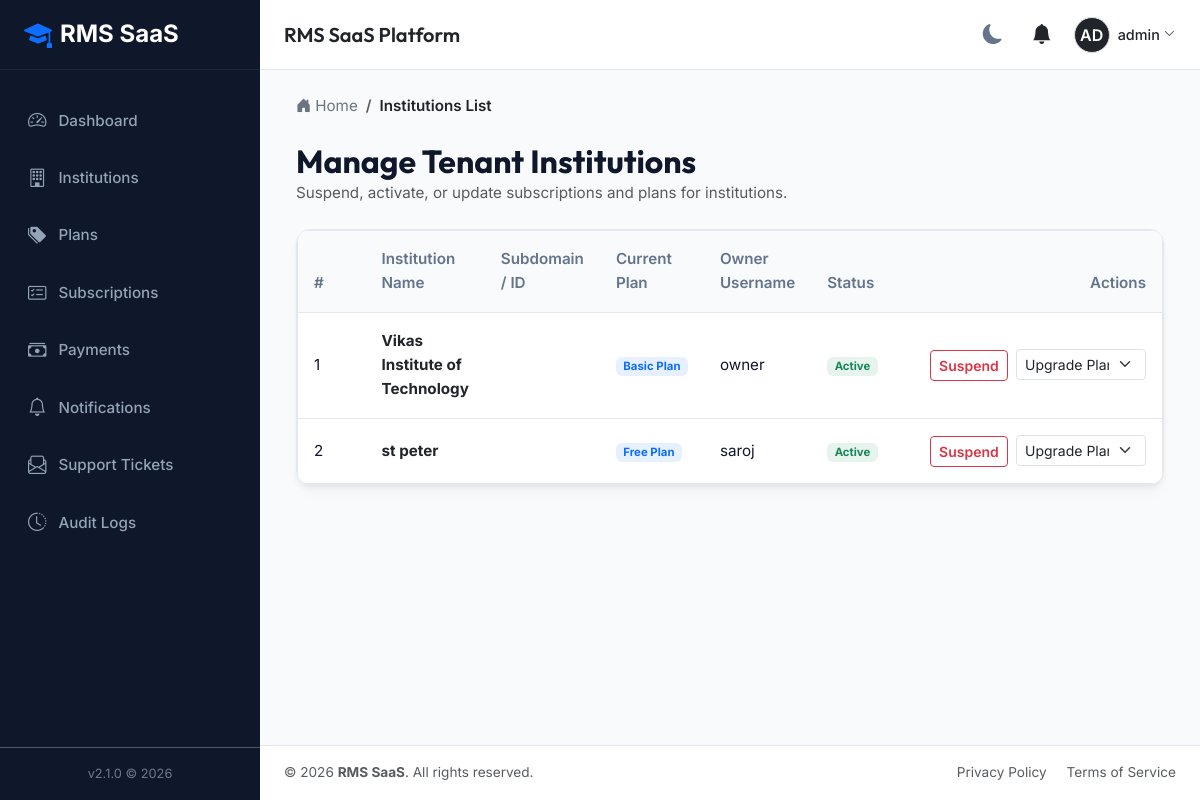
The page /superadmin/institutions/ (signed in) on the database its author committed.
### accounts/models.py (models this page shows, shortened)
class User(AbstractUser):
    class Role(models.TextChoices):
        SUPER_ADMIN = 'SUPER_ADMIN', 'Super Admin'
        INSTITUTION_OWNER = 'INSTITUTION_OWNER', 'Institution Owner'
        INSTITUTION_ADMIN = 'INSTITUTION_ADMIN', 'Institution Admin'
        EXAM_CONTROLLER = 'EXAM_CONTROLLER', 'Examination Controller'
        HOD = 'HOD', 'Head of Department'
        FACULTY = 'FACULTY', 'Faculty'
        STUDENT = 'STUDENT', 'Student'
    role = models.CharField(max_length=30, choices=Role.choices, default=Role.STUDENT)
    institution = models.ForeignKey(
        'tenants.Institution',
        on_delete=models.SET_NULL,
        null=True,
        blank=True,
        related_name='users'
    )
    phone = models.CharField(max_length=20, blank=True, null=True)
    profile_picture = models.ImageField(upload_to='profile_pics/', blank=True, null=True)
    created_at = models.DateTimeField(auto_now_add=True)
    updated_at = models.DateTimeField(auto_now=True)
    @property
    def is_super_admin(self):
        return self.role == self.Role.SUPER_ADMIN or self.is_superuser
    @property
    def is_institution_admin(self):
        return self.role in [self.Role.INSTITUTION_OWNER, self.Role.INSTITUTION_ADMIN]

### tenants/models.py (models this page shows, shortened)
class Institution(models.Model):
    name = models.CharField(max_length=255)
    slug = models.SlugField(max_length=255, unique=True)
    contact_email = models.EmailField()
    contact_phone = models.CharField(max_length=20, blank=True, null=True)
    address = models.TextField(blank=True, null=True)
    logo = models.ImageField(upload_to='institution_logos/', blank=True, null=True)
    is_active = models.BooleanField(default=True)
    created_at = models.DateTimeField(auto_now_add=True)
    updated_at = models.DateTimeField(auto_now=True)

### subscriptions/models.py (models this page shows, shortened)
class Subscription(TenantModel):
    class BillingCycle(models.TextChoices):
        MONTHLY = 'MONTHLY', 'Monthly'
        YEARLY = 'YEARLY', 'Yearly'
    class Status(models.TextChoices):
        TRIAL = 'TRIAL', 'Trial Mode'
        ACTIVE = 'ACTIVE', 'Active Paid'
        PAST_DUE = 'PAST_DUE', 'Past Due / Unpaid'
        CANCELED = 'CANCELED', 'Canceled'
        SUSPENDED = 'SUSPENDED', 'Suspended'
    institution = models.OneToOneField(Institution, on_delete=models.CASCADE, related_name='subscription')
    plan = models.ForeignKey(Plan, on_delete=models.PROTECT, related_name='subscriptions')
    billing_cycle = models.CharField(max_length=20, choices=BillingCycle.choices, default=BillingCycle.MONTHLY)
    status = models.CharField(max_length=20, choices=Status.choices, default=Status.TRIAL)
    start_date = models.DateField()
    end_date = models.DateField()
    next_billing_date = models.DateField()
    is_trial = models.BooleanField(default=True)
    created_at = models.DateTimeField(auto_now_add=True)
    updated_at = models.DateTimeField(auto_now=True)

class Plan(models.Model):
    name = models.CharField(max_length=100)  # e.g., Starter, Growth, Professional, Enterprise
    student_limit = models.PositiveIntegerField(default=500)
    faculty_limit = models.PositiveIntegerField(default=50)
    storage_limit_gb = models.PositiveIntegerField(default=10)
    admin_limit = models.PositiveIntegerField(default=5)
    price_monthly = models.DecimalField(max_digits=10, decimal_places=2, default=0.0)
    price_yearly = models.DecimalField(max_digits=10, decimal_places=2, default=0.0)
    features = models.JSONField(default=list, blank=True)
    is_active = models.BooleanField(default=True)
    created_at = models.DateTimeField(auto_now_add=True)
    updated_at = models.DateTimeField(auto_now=True)

### tenants/views.py (the view, shortened to what this page needs)
# urls.py: path('superadmin/institutions/', views.superadmin_institutions, name='superadmin_institutions'),
@login_required
def superadmin_institutions(request):
    if not request.user.is_super_admin:
        messages.error(request, "Access denied.")
        return redirect('dashboard')
    institutions = Institution.objects.all()
    plans = Plan.objects.filter(is_active=True)
    return render(request, 'superadmin/institutions.html', {
        'institutions': institutions,
        'plans': plans,
        'breadcrumbs': [{'name': 'Institutions List', 'url': '#'}]
    })

### notifications/context_processors.py (called while the page is built)
def unread_notifications(request):
    if request.user.is_authenticated:
        unread_notifications = Notification.objects.filter(user=request.user, is_read=False).order_by('-created_at')
        return {
            'unread_notifications': unread_notifications,
            'unread_notifications_list': unread_notifications,
            'unread_notifications_count': unread_notifications.count()
        }
    return {}

### tenants/context_processors.py (called while the page is built, shortened)
def institution_context(request):
    context = {
        'current_institution': None,
        'institution_settings': None
    }
    return context

### templates/superadmin/institutions.html (shortened to what this page needs)
{% extends "base.html" %}
{% block content %}
<div class="mb-4">
    <h2 class="font-heading fw-bold m-0">Manage Tenant Institutions</h2>
    <p class="text-muted m-0">Suspend, activate, or update subscriptions and plans for institutions.</p>
</div>
<div class="rms-card p-0 overflow-hidden">
    <div class="rms-table-responsive">
        <table class="table rms-table align-middle">
            <thead>
                <tr>
                    <th style="width: 80px;">#</th>
                    <th>Institution Name</th>
                    <th>Subdomain / ID</th>
                    <th>Current Plan</th>
                    <th>Owner Username</th>
                    <th>Status</th>
                    <th style="text-align: right; width: 320px;">Actions</th>
                </tr>
            </thead>
            <tbody>
                {% for inst in institutions %}
                <tr>
                    <td>{{ forloop.counter }}</td>
                    <td>
                        <strong class="text-dark">{{ inst.name }}</strong>
                    </td>
                    <td></td>
                    <td>
                        <span class="badge bg-primary bg-opacity-10 text-primary">{{ inst.subscription.plan.name|default:"No Plan" }}</span>
                    </td>
                    <td>{{ inst.users.first.username }}</td>
                    <td>
                        {% if inst.is_active %}
                            <span class="badge bg-success bg-opacity-10 text-success">Active</span>
                        {% else %}
                            <span class="badge bg-danger bg-opacity-10 text-danger">Suspended</span>
                        {% endif %}
                    </td>
                    <td style="text-align: right;">
                        <form method="POST" class="d-inline me-1">
                            {% if inst.is_active %}
                                <button type="submit" name="action" value="suspend" class="btn btn-outline-danger btn-sm fw-semibold" onclick="return confirm('Are you sure you want to suspend this institution?')">
                                    Suspend
                                </button>
                            {% else %}
                                <button type="submit" name="action" value="activate" class="btn btn-outline-success btn-sm fw-semibold">
                                    Activate
                                </button>
                            {% endif %}
                        </form>
                        <form method="POST" class="d-inline-flex gap-1 align-items-center">
                            <select name="plan" class="form-select form-select-sm" style="width: 130px;" onchange="this.form.submit()">
                                <option value="">Upgrade Plan</option>
                            </select>
                        </form>
                    </td>
                </tr>
                {% empty %}
                <tr>
                    <td colspan="7" class="text-center py-5 text-muted">No institutions registered on the platform.</td>
                </tr>
                {% endfor %}
            </tbody>
        </table>
    </div>
</div>
{% endblock %}

### templates/partials/navbar.html (shortened to what this page needs)
<nav class="app-navbar no-print">
    <div class="d-flex align-items-center">
        {% if current_institution %}
            <div class="d-flex align-items-center">
                {% if current_institution.logo %}
                    <img src="{{ current_institution.logo.url }}" alt="{{ current_institution.name }} Logo" height="40" class="me-2 rounded">
                {% else %}
                    <div class="bg-primary text-white d-flex align-items-center justify-content-center rounded me-2" style="width: 40px; height: 40px; font-weight: bold;">
                        {{ current_institution.name|slice:":2"|upper }}
                    </div>
                {% endif %}
                <div>
                    <h5 class="m-0 text-dark font-heading">{{ current_institution.name }}</h5>
                    {% if institution_settings.current_session %}
                        <small class="text-muted">Session: {{ institution_settings.current_session.name }}</small>
                    {% endif %}
                </div>
            </div>
        {% else %}
            <h5 class="m-0 text-dark font-heading">RMS SaaS Platform</h5>
        {% endif %}
    </div>
    <div class="d-flex align-items-center gap-3">
        <button class="theme-toggle-btn" id="theme-toggle" title="Toggle Theme">
            <i class="bi bi-moon-fill"></i>
        </button>
        <div class="dropdown">
            <button class="btn btn-link position-relative text-dark p-1" type="button" id="notificationDropdown" data-bs-toggle="dropdown" aria-expanded="false">
                <i class="bi bi-bell-fill fs-5"></i>
            </button>
        </div>
        <div class="dropdown">
            <button class="btn btn-link d-flex align-items-center text-decoration-none p-0 text-dark" type="button" id="userProfileDropdown" data-bs-toggle="dropdown" aria-expanded="false">
                {% if user.profile_picture %}
                    <img src="{{ user.profile_picture.url }}" alt="{{ user.username }}" width="36" height="36" class="rounded-circle border">
                {% else %}
                    <div class="bg-dark text-white rounded-circle d-flex align-items-center justify-content-center border" style="width: 36px; height: 36px; font-weight: 600;">
                        {{ user.username|slice:":2"|upper }}
                    </div>
                {% endif %}
                <span class="ms-2 d-none d-md-inline" style="font-size: 0.9rem; font-weight: 500;">{{ user.get_full_name|default:user.username }}</span>
                <i class="bi bi-chevron-down ms-1" style="font-size: 0.7rem;"></i>
            </button>
        </div>
    </div>
</nav>

### static/css/styles.css (style rules this page uses)
:root { --bg-primary: #f8fafc; --bg-secondary: #ffffff; --text-primary: #0f172a; --text-secondary: #64748b; --border-color: #e2e8f0; --card-shadow: 0 4px 6px -1px rgba(0, 0, 0, 0.05), 0 2px 4px -1px rgba(0, 0, 0, 0.02), 0 10px 15px -3px rgba(0, 0, 0, 0.03); --sidebar-bg: #0f172a; --sidebar-text: #94a3b8; --sidebar-active-bg: #1e293b; --sidebar-active-text: #ffffff; --primary: #4f46e5; --primary-hover: #4338ca; --success: #10b981; --warning: #f59e0b; --danger: #ef4444; --info: #06b6d4; --font-heading: 'Outfit', sans-serif; --font-body: 'Inter', sans-serif; --radius-lg: 14px; --radius-md: 10px; --transition-fast: 0.2s ease; }
body { background-color: var(--bg-primary); color: var(--text-primary); font-family: var(--font-body); font-size: 0.95rem; line-height: 1.6; transition: background-color var(--transition-fast), color var(--transition-fast); }
h1, h2, h3, h4, h5, h6 { font-family: var(--font-heading); font-weight: 600; }
.app-navbar { background-color: var(--bg-secondary); border-bottom: 1px solid var(--border-color); height: 70px; padding: 0 1.5rem; display: flex; align-items: center; justify-content: space-between; }
.rms-card { background-color: var(--bg-secondary); border: 1px solid var(--border-color); border-radius: var(--radius-lg); box-shadow: var(--card-shadow); padding: 1.5rem; margin-bottom: 1.5rem; transition: transform var(--transition-fast), box-shadow var(--transition-fast); }
.rms-table-responsive { border: 1px solid var(--border-color); border-radius: var(--radius-md); background-color: var(--bg-secondary); overflow: hidden; }
.rms-table { margin: 0; }
.rms-table th { background-color: var(--bg-primary); color: var(--text-secondary); font-weight: 600; border-bottom: 1px solid var(--border-color); padding: 1rem; }
.rms-table td { padding: 1rem; vertical-align: middle; border-bottom: 1px solid var(--border-color); color: var(--text-primary); }
.rms-table tr:last-child td { border-bottom: none; }
.theme-toggle-btn { cursor: pointer; background: none; border: none; color: var(--text-secondary); font-size: 1.25rem; padding: 0.5rem; border-radius: 50%; display: flex; align-items: center; justify-content: center; transition: all var(--transition-fast); }

### rows shown on the page
User: username "AD", get_full_name "admin"
Institution: name "Vikas Institute of Technology", subscription.plan.name "Basic Plan", users.first.username "owner", is_active "Active"
Institution: name "st peter", subscription.plan.name "Free Plan", users.first.username "saroj", is_active "Active"

### other values the page prints
{{ crumb.name }} "Institutions List"
